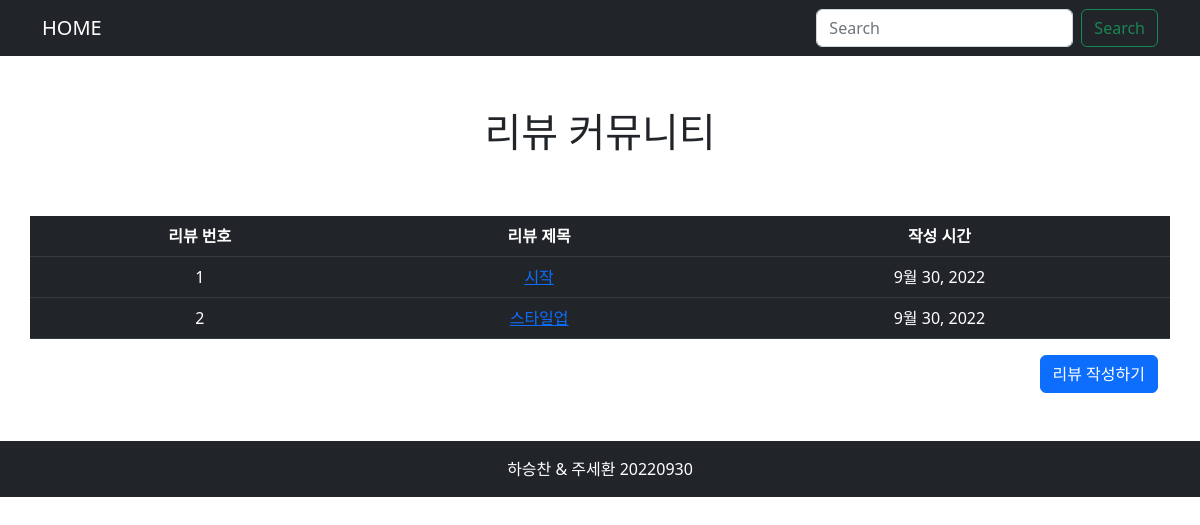
Before: / with the older database file.
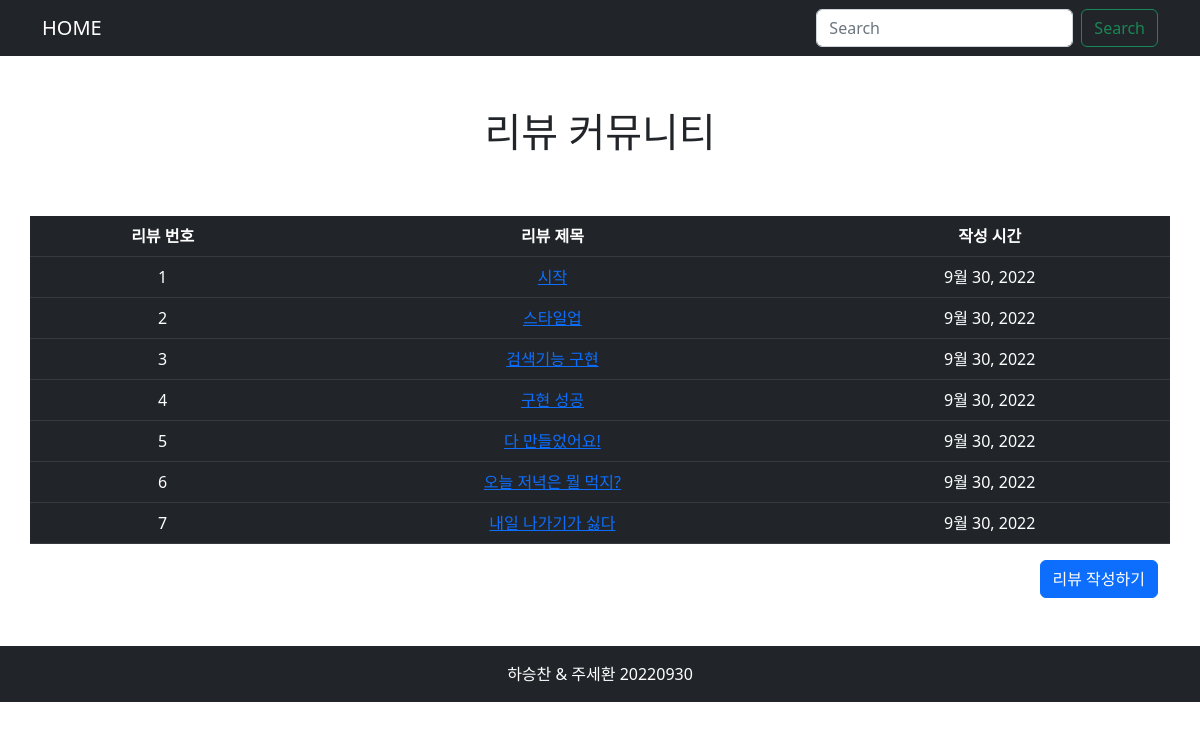
After: the same page with the newer database file.
### pair_pjt1/models.py (models this page shows)
class Review(models.Model):
    title = models.CharField(max_length=80)
    content = models.TextField(null=True)
    created_at = models.DateField(auto_now_add=True)
    update_ad = models.DateField(auto_now=True)

### pair_pjt1/views.py (the view)
# urls.py: path("",views.index, name= "index"),
def index(request):
    reviews = Review.objects.all().order_by("id")
    context = {
        "Review": reviews,
    }
    return render(request, "index.html", context)

### pair_pjt1/templates/index.html
{% extends 'base.html' %}
{% block content %}
<div>
    <div class=" d-flex justify-content-center align-items-center  " style="height: 10rem;">
        <h1 class="">리뷰 커뮤니티</h1>
    </div>
    <table class="table table-dark  table-hover p-3 container text-center">
        <thead>
            <th>리뷰 번호</th>
            <th>리뷰 제목</th>
            <th>작성 시간</th>
        </thead>
        <tbody>
            <tr>
                {%for k in Review%}
                <td>{{ k.id }} </td>
                <td><a href="{% url 'pair:detail' k.id %}">{{ k.title }}</a></td>
                <td>{{ k.created_at }}</td>
            </tr>
        </tbody>
        {% endfor %}
    </table>
    <div class="d-flex justify-content-end container">
        <a href="{% url 'pair:create' %}" class="btn btn-primary" role="button">리뷰 작성하기</a>
    </div>
</div>
{% endblock %}

### templates/base.html (shortened to what this page needs)
<!DOCTYPE html>
<html lang="en">
<head>
    <link href="https://cdn.jsdelivr.net/npm/bootstrap@5.2.1/dist/css/bootstrap.min.css" rel="stylesheet"
>
</head>
<body class="">
    <nav class="navbar navbar-expand-lg bg-dark">
        <div class="container">
            <a class="navbar-brand text-white" href="{% url 'pair:index' %}">HOME</a>
            <form class="d-flex" role="search" Form method="GET" action="{% url 'pair:search' %}">
                <input class="form-control me-2" type="search" placeholder="Search" aria-label="Search" name="search">
                <button class="btn btn-outline-success" type="submit">Search</button>
            </form>
        </div>
    </nav>
    {% block content %}
    {% endblock %}
    <footer class="text-center p-3 mt-5 bg-dark text-white">하승찬 & 주세환 20220930</footer>
</body>
</html>

Changed rows visible on the page:
added Review: id "3", title "검색기능 구현", created_at "9월 30, 2022"
added Review: id "4", title "구현 성공", created_at "9월 30, 2022"
added Review: id "5", title "다 만들었어요!", created_at "9월 30, 2022"
added Review: id "6", title "오늘 저녁은 뭘 먹지?", created_at "9월 30, 2022"
added Review: id "7", title "내일 나가기가 싫다", created_at "9월 30, 2022"
